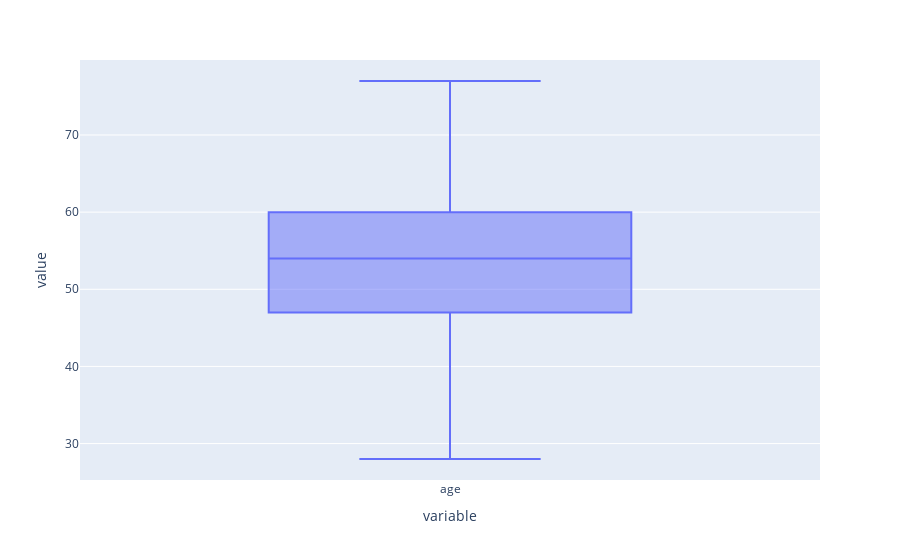

The notebook cell saved with this chart:
### Code cell
#Check the outlier are removed with  plotly
for i in d:
    fig=px.box(df[i])
    fig.show()

### Figure 1 — Plotly figure (JSON) as saved in the notebook; plotly's stock layout.template omitted (floating-point values rounded to 4 significant figures; data arrays with more than 128 entries replaced by an {"elided": "..."} marker saying what was removed)
{"data": [{"alignmentgroup": "True", "hovertemplate": "variable=%{x}<br>value=%{y}<extra></extra>", "legendgroup": "", "marker": {"color": "#636efa"}, "name": "", "notched": false, "offsetgroup": "", "orientation": "v", "showlegend": false, "type": "box", "x": {"elided": "920 str values"}, "x0": " ", "xaxis": "x", "y": {"elided": "920 int values"}, "y0": " ", "yaxis": "y"}], "layout": {"boxmode": "group", "legend": {"tracegroupgap": 0}, "margin": {"t": 60}, "xaxis": {"anchor": "y", "domain": [0, 1], "title": {"text": "variable"}}, "yaxis": {"anchor": "x", "domain": [0, 1], "title": {"text": "value"}}}}
